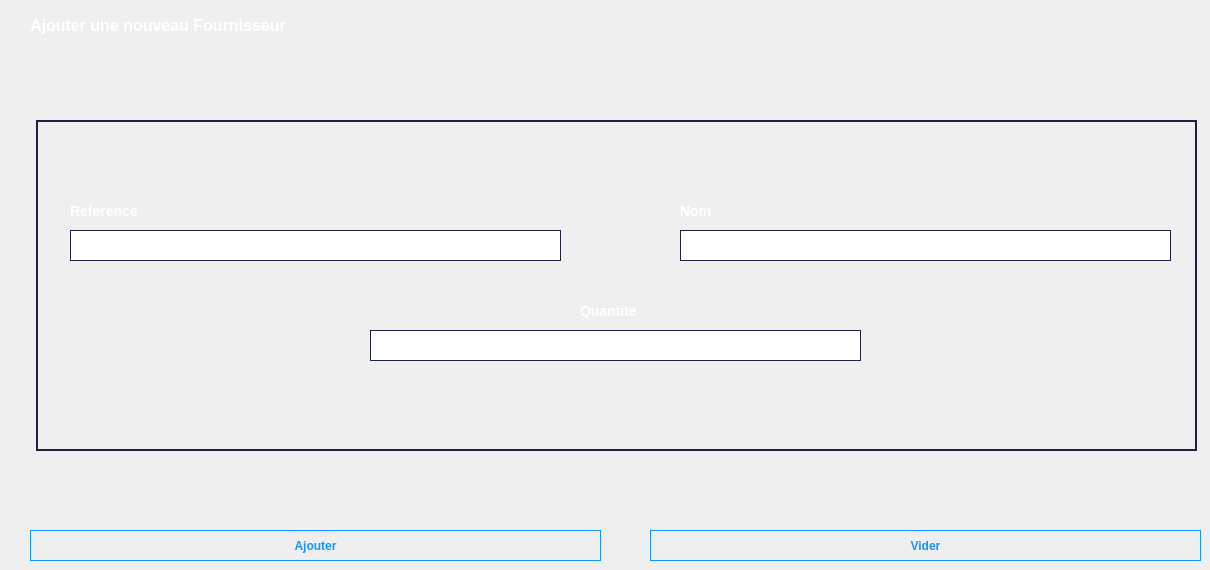
     <widget class="QWidget" name="materielAdd">
      <property name="styleSheet">
       <string notr="true">QLineEdit {
	border : 1px solid #1c2340;
	padding: 5px 5px 5px 5px;
	color: #ffffff;
}


QLabel {
	color: #ffffff;
	font-size: 14px;
	font-weight: 800;
}

</string>
      </property>
      <widget class="QLabel" name="IconNurse_3">
       <property name="geometry">
        <rect>
         <x>520</x>
         <y>50</y>
         <width>161</width>
         <height>151</height>
        </rect>
       </property>
       <property name="styleSheet">
        <string notr="true">QLabel {
	padding: 5px 1px 1px 1px;
	text-align: center;
    vertical-align: middle;
	background-color: transparent;
 	background-position: center top;
    background-repeat: no-repeat;
    background-origin: content;
    background-image: url(&quot;:/icons/menu/Home/Material/form/screen.png&quot;);
}

</string>
       </property>
       <property name="text">
        <string/>
       </property>
      </widget>
      <widget class="QLabel" name="Box_5">
       <property name="geometry">
        <rect>
         <x>36</x>
         <y>120</y>
         <width>1161</width>
         <height>331</height>
        </rect>
       </property>
       <property name="styleSheet">
        <string notr="true">QLabel {
	border : 2px solid #1c2340;
}</string>
       </property>
       <property name="text">
        <string/>
       </property>
      </widget>
      <widget class="QLineEdit" name="lineEdit_RefMat">
       <property name="geometry">
        <rect>
         <x>70</x>
         <y>230</y>
         <width>491</width>
         <height>31</height>
        </rect>
       </property>
       <property name="text">
        <string/>
       </property>
      </widget>
      <widget class="QLineEdit" name="lineEdit_nomMat">
       <property name="geometry">
        <rect>
         <x>680</x>
         <y>230</y>
         <width>491</width>
         <height>31</height>
        </rect>
       </property>
      </widget>
      <widget class="QPushButton" name="BtnFourVider_2">
       <property name="geometry">
        <rect>
         <x>650</x>
         <y>530</y>
         <width>551</width>
         <height>31</height>
        </rect>
       </property>
       <property name="styleSheet">
        <string notr="true">QPushButton {
	font-weight: 600;
	text-align: center;
    vertical-align: middle;
   	background-color: transparent;
    border: 1px solid transparent;
	color: #1494ff;
    border-color: #1494ff;
}

QPushButton:hover {
    background-color: #1494ff;
	color: #ffffff;
	font-weight: 600;
}</string>
       </property>
       <property name="text">
        <string>Vider</string>
       </property>
      </widget>
      <widget class="QLineEdit" name="lineEdit_quantiteMat">
       <property name="geometry">
        <rect>
         <x>370</x>
         <y>330</y>
         <width>491</width>
         <height>31</height>
        </rect>
       </property>
      </widget>
      <widget class="QPushButton" name="btnBackHomeMatAdd">
       <property name="geometry">
        <rect>
         <x>1120</x>
         <y>20</y>
         <width>81</width>
         <height>41</height>
        </rect>
       </property>
       <property name="styleSheet">
        <string notr="true">QPushButton {
	font-weight: 500;
	text-align: center;
    vertical-align: middle;
	background-color: transparent;
	padding: 0px 15px 15px 20px;
    color: #fff;
	font-size: 11px;
	border : 0;
	border-right: 3px solid transparent;
 	background-position: center top;
    background-repeat: no-repeat;
    background-origin: content;
    background-image: url(&quot;:/icons/menu/admin/personnel/form/back.png&quot;);
}

QPushButton:hover{
    background-image: url(&quot;:/icons/menu/admin/personnel/form/back-hover.png&quot;);
}</string>
       </property>
       <property name="text">
        <string/>
       </property>
      </widget>
      <widget class="QLabel" name="label_77">
       <property name="geometry">
        <rect>
         <x>680</x>
         <y>200</y>
         <width>131</width>
         <height>21</height>
        </rect>
       </property>
       <property name="text">
        <string>Nom</string>
       </property>
      </widget>
      <widget class="QLabel" name="label_78">
       <property name="geometry">
        <rect>
         <x>580</x>
         <y>300</y>
         <width>181</width>
         <height>21</height>
        </rect>
       </property>
       <property name="text">
        <string>Quantite</string>
       </property>
      </widget>
      <widget class="QLabel" name="label_79">
       <property name="geometry">
        <rect>
         <x>70</x>
         <y>200</y>
         <width>131</width>
         <height>21</height>
        </rect>
       </property>
       <property name="text">
        <string>Reference</string>
       </property>
      </widget>
      <widget class="QLabel" name="label_80">
       <property name="geometry">
        <rect>
         <x>30</x>
         <y>10</y>
         <width>491</width>
         <height>31</height>
        </rect>
       </property>
       <property name="styleSheet">
        <string notr="true">QLabel {
	color: #ffffff;
	font-size: 16px;
	font-weight: 700;
}</string>
       </property>
       <property name="text">
        <string>Ajouter une nouveau Fournisseur</string>
       </property>
      </widget>
      <widget class="QPushButton" name="BtnMatAdd">
       <property name="geometry">
        <rect>
         <x>30</x>
         <y>530</y>
         <width>571</width>
         <height>31</height>
        </rect>
       </property>
       <property name="styleSheet">
        <string notr="true">QPushButton {
	font-weight: 600;
	text-align: center;
    vertical-align: middle;
   	background-color: transparent;
    border: 1px solid transparent;
	color: #1494ff;
    border-color: #1494ff;
}

QPushButton:hover {
    background-color: #1494ff;
	color: #ffffff;
	font-weight: 600;
}</string>
       </property>
       <property name="text">
        <string>Ajouter</string>
       </property>
      </widget>
      <widget class="QLabel" name="label_81">
       <property name="geometry">
        <rect>
         <x>520</x>
         <y>110</y>
         <width>161</width>
         <height>21</height>
        </rect>
       </property>
       <property name="font">
        <font>
         <pointsize>-1</pointsize>
         <weight>99</weight>
         <bold>true</bold>
        </font>
       </property>
       <property name="styleSheet">
        <string notr="true">QLabel {
	color: #ffffff;
	font-size: 15px;
	font-weight: 800;
}</string>
       </property>
       <property name="text">
        <string/>
       </property>
      </widget>
      <zorder>Box_5</zorder>
      <zorder>lineEdit_RefMat</zorder>
      <zorder>lineEdit_nomMat</zorder>
      <zorder>BtnFourVider_2</zorder>
      <zorder>lineEdit_quantiteMat</zorder>
      <zorder>btnBackHomeMatAdd</zorder>
      <zorder>label_77</zorder>
      <zorder>label_78</zorder>
      <zorder>label_79</zorder>
      <zorder>label_80</zorder>
      <zorder>BtnMatAdd</zorder>
      <zorder>label_81</zorder>
      <zorder>IconNurse_3</zorder>
     </widget>
